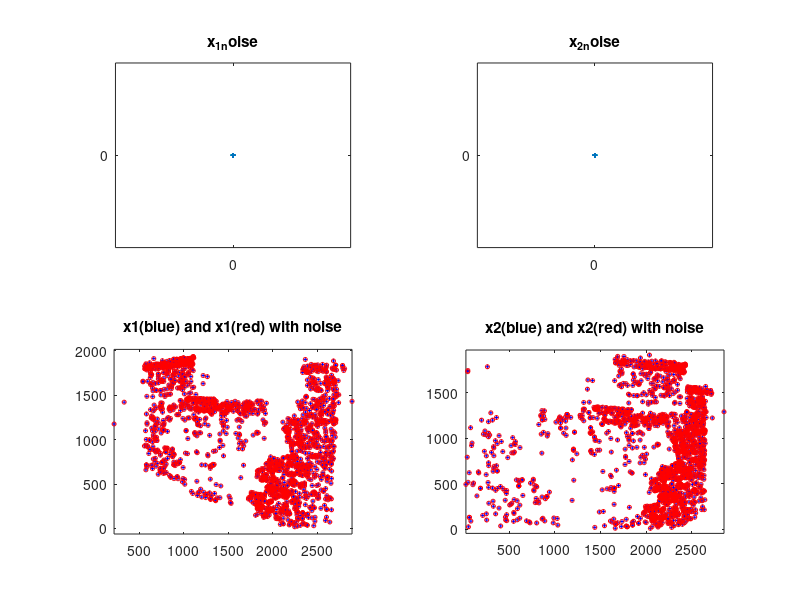
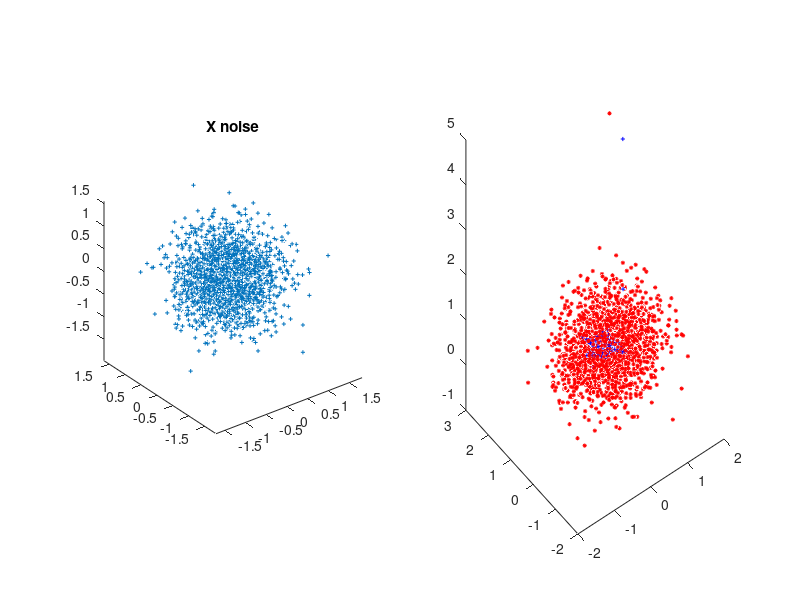

Write the MATLAB code that produced these figures, in order. (Note: this script raises an error after producing the figures.)
clear
close all
clc

addpath ./data/
addpath ./code/

% result from ce2
% load ce2_result.mat
load data/compEx3data.mat

% % combination 1
% X_std_err = 0;
% x_n_std_err = 10;

% % combination 2
% X_std_err = 0.2;
% x_n_std_err = 3;

% % combination 3
% X_std_err = 0.1;
% x_n_std_err = 6;

% % combination 4
% X_std_err = 0.1;
% x_n_std_err = 3;

% % combination 5
X_std_err = 0.5;
x_n_std_err = 0;

X_noise = randn(3,size(X,2)) * X_std_err; 
x_1_noise = randn(2,size(X,2)) * x_n_std_err;
x_2_noise = randn(2,size(X,2)) * x_n_std_err;

subplot(2,2,1);
% x_1 nosie 
plot(x_1_noise(1,:),x_1_noise(2,:),'+', 'MarkerSize',3);
axis equal
title("x\_1\_noise")
subplot(2,2,2);
plot(x_2_noise(1,:),x_2_noise(2,:),'+', 'MarkerSize',3);
axis equal
title("x\_2\_noise")


subplot(2,2,3);
plot(x{1}(1,:),x{1}(2,:),'+','MarkerSize',3, 'color', 'b');
x_1 = x{1} + [x_1_noise; ones(1,size(x{1},2))];
hold on 
plot(x_1(1,:),x_1(2,:),'o','MarkerSize',3, 'color', 'r');
hold off
axis equal
title("x1(blue) and x1(red) with noise")

subplot(2,2,4);
plot(x{2}(1,:),x{2}(2,:),'+','MarkerSize',3, 'color', 'b');
x_2 = x{2} + [x_2_noise; ones(1,size(x{2},2))];
hold on 
plot(x_2(1,:),x_2(2,:),'o','MarkerSize',3, 'color', 'r');
hold off
axis equal
title("x2(blue) and x2(red) with noise")



x_1_n_f=inv(K)*x{1};
x_2_n_f=inv(K)*x{2};
P1=inv(K)*P{1};
P2=inv(K)*P{2};

figure;
subplot(1,2,1);
plot3(X_noise(1,:),X_noise(2,:),X_noise(3,:),'+', 'MarkerSize',3);
title("X noise")
axis equal

subplot(1,2,2);
plot3(X(1,:),X(2,:),X(3,:),'+', 'MarkerSize',3, 'color','b');
hold on
X = X + [X_noise; ones(1,size(X,2))];
plot3(X(1,:),X(2,:),X(3,:),'*', 'MarkerSize',3, 'color','r');

err_before= zeros(1,size(X,2));
for i=1:size(X,2)
    [err,res] = ComputeReprojectionError(P1,P2,X(:,i),x_1_n_f(:,i),x_2_n_f(:,i));
    err_before(i) =  err;
end
sum_err_before = sum(err_before)
median_err_before = median(err_before)

last_delta_X_n = 0;
for i=1:size(X,2)
    while true
        mu = 0.01;
        [r,J] = LinearizeReprojErr(P1,P2,X(:,i),x_1_n_f(:,i),x_2_n_f(:,i));
        delta_X = ComputeUpdate(r,J,mu);
        [err,~]=ComputeReprojectionError(P1,P2,X(:,i),x_1_n_f(:,i),x_2_n_f(:,i));
        [err_p,~]=ComputeReprojectionError(P1,P2,X(:,i)+delta_X,x_1_n_f(:,i),x_2_n_f(:,i));
        if err_p< err
           X(:,i) = X(:,i) + delta_X;
           mu = mu/10;
        else
           mu = mu*10;
        end 
        delta_delta_X = delta_X' * delta_X;
        if abs(last_delta_X_n - delta_delta_X) < 1e-10
            break
        end
        last_delta_X_n = delta_delta_X;
    end
end

err_after= zeros(1,size(X,2));
for i=1:size(X,2)
    [err,res] = ComputeReprojectionError(P1,P2,X(:,i),x_1_n_f(:,i),x_2_n_f(:,i));
    err_after(i) =  err;
end
sum_err_after = sum(err_after)
median_err_after = median(err_after)


plot3(X(1,:),X(2,:),X(3,:),'+' ,'color', 'g', 'MarkerSize',3);

axis equal
title("X (blue), X with noise (red), X optimized (green)")
hold off



